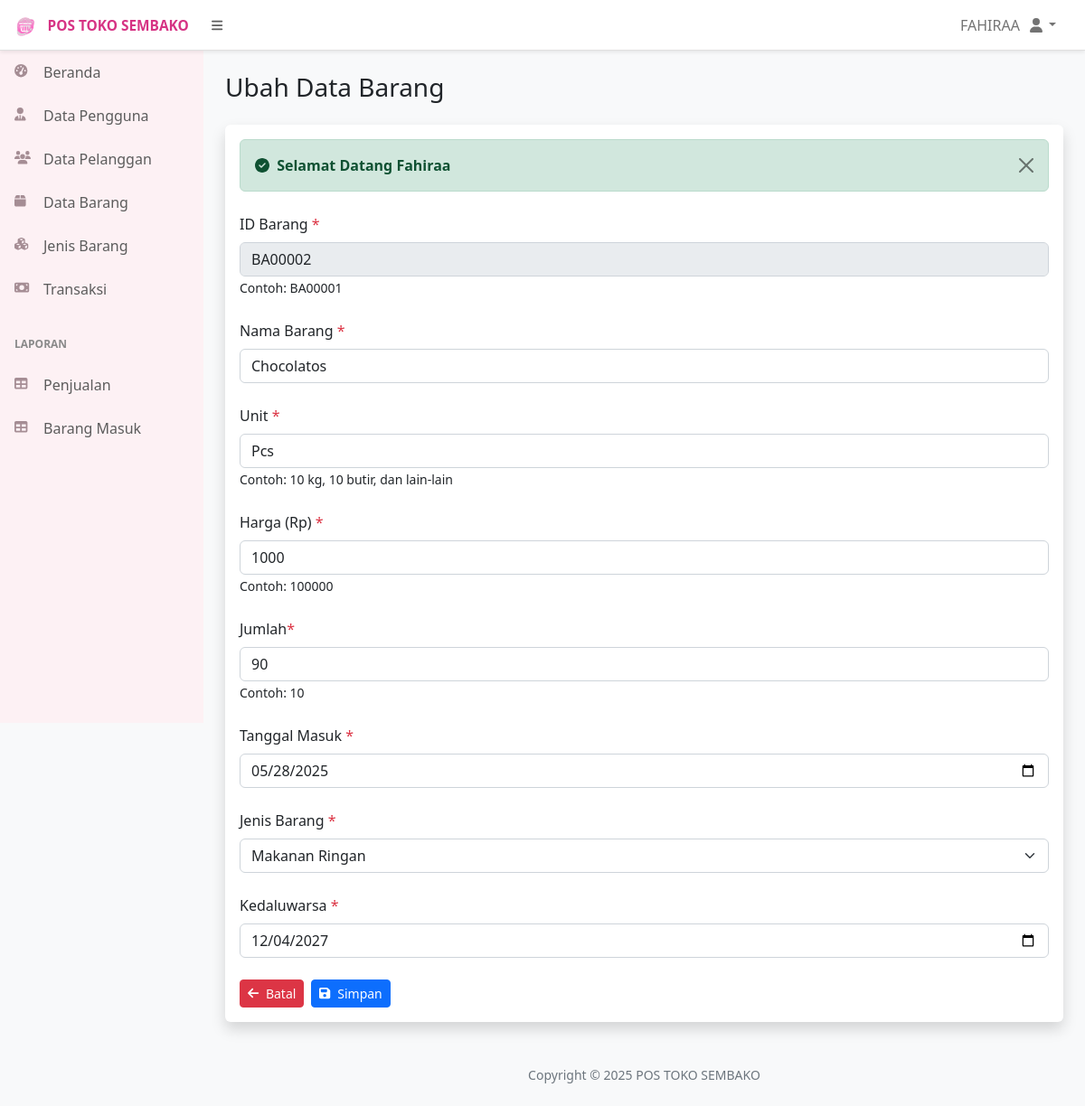
The page /media.php?page=ubah_barang&&id_barang=BA00002 (signed in) on the database its author committed.
### tables this page shows
CREATE TABLE `barang` (
  `id_barang` char(7) NOT NULL,
  `id_jenis_barang` char(7) DEFAULT NULL,
  `nama_barang` varchar(255) DEFAULT NULL,
  `unit` varchar(255) DEFAULT NULL,
  `harga` int(20) DEFAULT NULL,
  `jumlah` int(11) NOT NULL,
  `tanggal_masuk` date DEFAULT NULL,
  `kedaluwarsa` date DEFAULT NULL
);

CREATE TABLE `jenis_barang` (
  `id_jenis_barang` char(7) NOT NULL,
  `jenis_barang` varchar(255) DEFAULT NULL
);

### ubah_barang.php (the view, shortened to what this page needs)
<?php
if (isset($_GET['id_barang'])) {
    $id_barang = $_GET['id_barang'];
    $ambil_data = mysqli_query($koneksi, "SELECT * FROM barang WHERE id_barang='$id_barang'");
    if (mysqli_num_rows($ambil_data) > 0) {
        $data = mysqli_fetch_array($ambil_data);
    } else {
        $_SESSION['warning'] = "Data tidak ditemukan!";
        echo "<script>window.location.href = 'media.php?page=data_barang';</script>";
        exit();
    }
}
?>
<div class="container-fluid px-4">
    <div class="d-flex justify-content-between align-items-center gap-2 my-4">
        <h3 class="mb-0">Ubah Data Barang</h3>
    </div>
    <div class="card border-0 shadow mb-4">
        <div class="card-body">
            <?php include "alerts.php" ?>
            <form method="post" action="controller.php?ubah_barang=<?= $data['id_barang']; ?>">
                <div class="form-group mb-4">
                    <label class="form-label" for="id_barang">ID Barang <span class="text-danger">*</span></label>
                    <input class="form-control <?= isset($_SESSION['errors']['id_barang']) ? 'is-invalid' : ''; ?>" name="id_barang" value="<?= $data['id_barang']; ?>" id="id_barang" type="text" placeholder="Masukan ID Barang" disabled />
                    <small>Contoh: BA00001</small>
                </div>
                <div class="form-group mb-4">
                    <label class="form-label" for="nama_barang">Nama Barang <span class="text-danger">*</span></label>
                    <input class="form-control <?= isset($_SESSION['errors']['nama_barang']) ? 'is-invalid' : ''; ?>" name="nama_barang" value="<?= $data['nama_barang']; ?>" id="nama_barang" type="text" placeholder="Masukan Nama Barang" />
                </div>
                <div class="form-group mb-4">
                    <label class="form-label" for="unit">Unit <span class="text-danger">*</span></label>
                    <input class="form-control <?= isset($_SESSION['errors']['unit']) ? 'is-invalid' : ''; ?>" name="unit" value="<?= $data['unit'] ?>" id="unit" type="text" placeholder="Masukan unit Barang" />
                    <small>Contoh: 10 kg, 10 butir, dan lain-lain</small>
                </div>
                <div class="form-group mb-4">
                    <label class="form-label" for="harga">Harga (Rp) <span class="text-danger">*</span></label>
                    <input class="form-control <?= isset($_SESSION['errors']['harga']) ? 'is-invalid' : ''; ?>" name="harga" value="<?= $data['harga']; ?>" id="harga" type="number" placeholder="Masukan Harga Barang" />
                    <small>Contoh: 100000</small>
                </div>
                <div class="form-group mb-4">
                    <label class="form-label" for="harga">Jumlah<span class="text-danger">*</span></label>
                    <input class="form-control <?= isset($_SESSION['errors']['jumlah']) ? 'is-invalid' : ''; ?>" name="jumlah" value="<?= $data['jumlah']; ?>" id="jumlah" type="number" placeholder="Masukan Jumlah Barang" />
                    <small>Contoh: 10</small>
                </div>
                <div class="form-group mb-4">
                    <label class="form-label" for="tanggal_masuk">Tanggal Masuk <span class="text-danger">*</span></label>
                    <input class="form-control <?= isset($_SESSION['errors']['tanggal_masuk']) ? 'is-invalid' : ''; ?>" name="tanggal_masuk" value="<?= $data['tanggal_masuk']; ?>" id="tanggal_masuk" type="date" />
                </div>
                <div class="form-group mb-4">
                    <label class="form-label" for="id_jenis_barang">Jenis Barang <span class="text-danger">*</span></label>
                    <select class="form-select <?= isset($_SESSION['errors']['id_jenis_barang']) ? 'is-invalid' : ''; ?>" name="id_jenis_barang" id="id_jenis_barang">
                        <?php
                        $queryJenisBarang = mysqli_query($koneksi, "SELECT * FROM jenis_barang ORDER BY jenis_barang ASC");
                        while ($hasil = mysqli_fetch_array($queryJenisBarang)):
                        ?>
                            <option value="<?= $hasil['id_jenis_barang']; ?>" <?= $data['id_jenis_barang'] == $hasil['id_jenis_barang'] ? 'selected' : ''; ?>><?= $hasil['jenis_barang']; ?></option>
                        <?php endwhile ?>
                    </select>
                </div>
                <div class="form-group mb-4">
                    <label class="form-label" for="kedaluwarsa">Kedaluwarsa <span class="text-danger">*</span></label>
                    <input class="form-control <?= isset($_SESSION['errors']['kedaluwarsa']) ? 'is-invalid' : ''; ?>" name="kedaluwarsa" value="<?= $data['kedaluwarsa']; ?>" id="kedaluwarsa" type="date" />
                </div>
                <div class="d-flex gap-2">
                    <a href="media.php?page=data_barang" class="btn btn-danger btn-sm"><i class="fa fa-arrow-left me-1"></i> Batal</a>
                    <button class="btn btn-primary btn-sm" type="submit"><i class="fa fa-save me-1"></i> Simpan</button>
                </div>
            </form>
        </div>
    </div>
</div>

### rows shown on the page
barang: id_barang "BA00002", nama_barang "Chocolatos", unit "Pcs", harga "1000", jumlah "90", tanggal_masuk "05/28/2025", id_jenis_barang "Makanan Ringan", kedaluwarsa "12/04/2027"

### other values the page prints
$_SESSION['nama_user'] "FAHIRAA"
$_SESSION['success'] "Selamat Datang Fahiraa"
